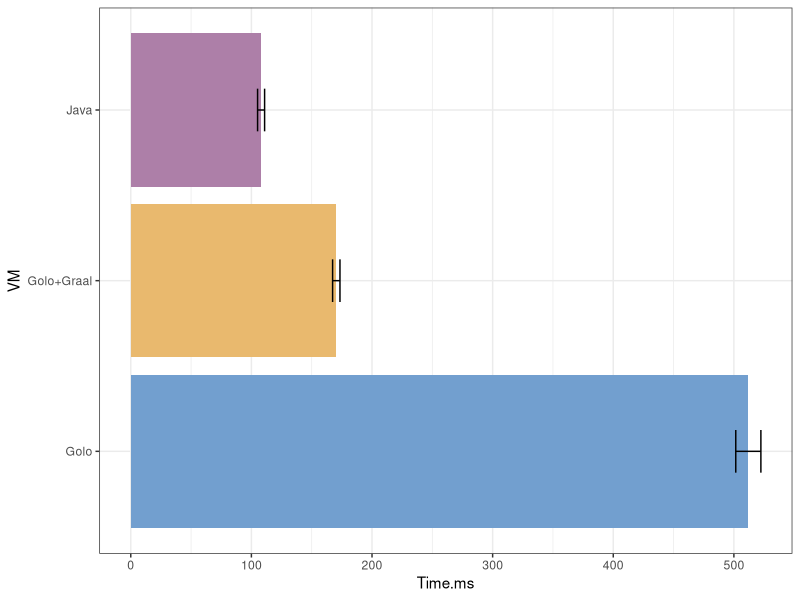

The R source for this figure:
## ---- chunk 1
## Avoid the usual ReBench setup
library(ggplot2)
library(plyr)
times_java_ns <- c(108918, 109289, 108809, 114980, 104198, 107264, 108012, 109215, 104651, 107225, 105856)
times_golo_ns <- c(526187, 506568, 519333, 515142, 511595, 512679, 522535, 488186, 511581, 502145, 515739)
times_truf_ns <- c(170372, 174281, 170803, 169305, 173985, 165851, 172163, 164394, 171147, 172138, 169704)


data <- data.frame(VM = c(rep("Java", 11), rep("Golo", 11), rep("Golo+Graal", 11)), Time.ns = c(times_java_ns, times_golo_ns, times_truf_ns), stringsAsFactors = TRUE)
stats <- ddply(data, ~ VM, summarise, Time.ms = mean(Time.ns) / 1000, sd = sd(Time.ns) / 1000)
col <- c("#729fcf", "#e9b96e", "#ad7fa8")
ggplot(stats, aes(x = VM, y = Time.ms, fill = VM)) +
  geom_bar(stat = "identity") +
  geom_errorbar(aes(ymax = Time.ms + sd, ymin = Time.ms - sd), width=0.25) +
  coord_flip() + theme_bw() + scale_fill_manual(values=col) +
  theme(legend.position="none")
  
  
g <- stats[stats$VM == "Golo",]$Time.ms
j <- stats[stats$VM == "Java",]$Time.ms
t <- stats[stats$VM == "Golo+Graal",]$Time.ms
slowdown_g <- round(g / j, 1)
slowdown_t <- round(t / j, 1)
